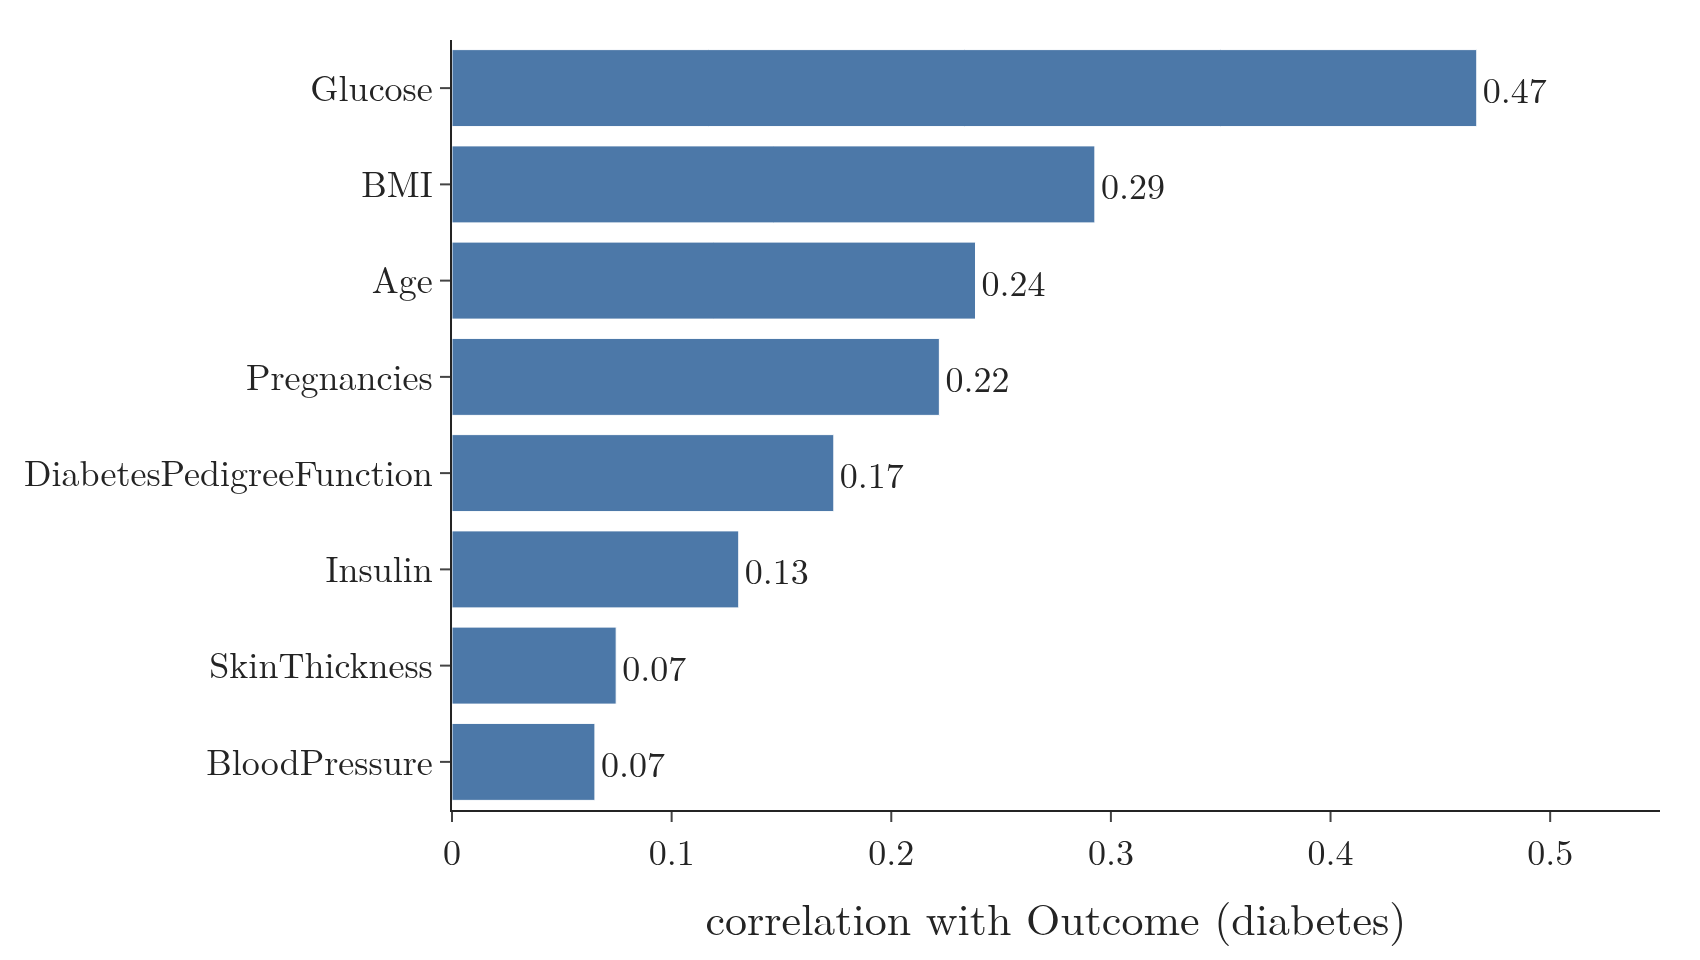

Generate this figure with Python:
"""Correlation of each of the 8 Pima features with the target Outcome (Plotly)."""
from pathlib import Path
import pandas as pd
import plotly.graph_objects as go
from common import BLUE, FONT

here = Path(__file__).parent
d = pd.read_csv(here.parent / "data" / "diabetes.csv")
c = d.corr()["Outcome"].drop("Outcome").sort_values()
assert len(d) == 768 and len(c) == 8
assert round(c.Glucose, 2) == 0.47 and round(c.BMI, 2) == 0.29 and round(c.Age, 2) == 0.24
assert round(c.BloodPressure, 2) == 0.07 and round(c.SkinThickness, 2) == 0.07
fig = go.Figure(go.Bar(x=c.values, y=c.index, orientation="h", marker_color=BLUE,
                       text=[f"{v:.2f}" for v in c.values], textposition="outside", textfont=dict(size=18)))
fig.update_layout(template="simple_white", width=850, height=480, font=dict(FONT, size=18),
                  xaxis=dict(title="correlation with Outcome (diabetes)", range=[0, 0.55]),
                  margin=dict(l=20, r=20, t=20, b=60))
fig.write_image(here / "feature_corr.png", scale=2)
fig.write_image(here / "feature_corr.pdf")
